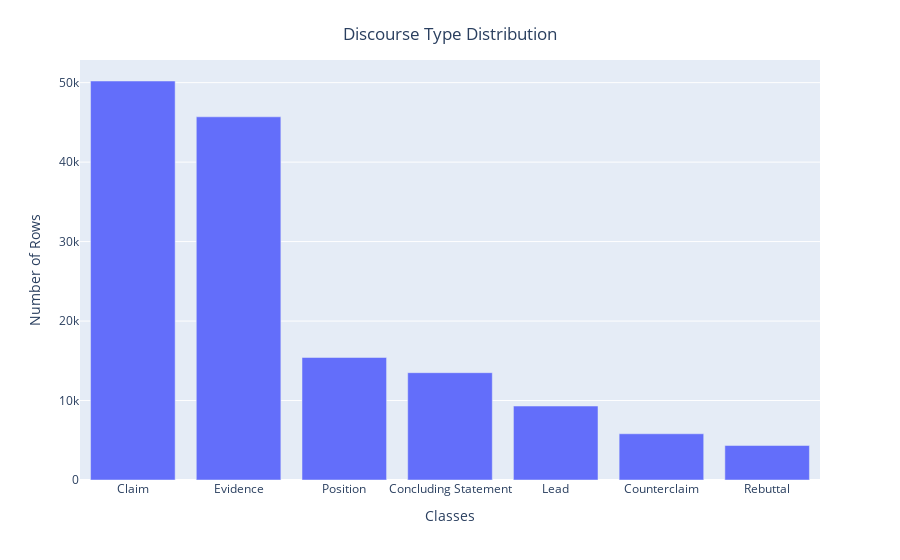

The code cell stored with this chart in its notebook:
### Code cell
values = data['discourse_type'].value_counts().to_dict()
plot_histograms(values, 'Discourse Type Distribution', 'Classes', 'Number of Rows')

### Figure 1 — Plotly figure (JSON) as saved in the notebook; plotly's stock layout.template omitted (floating-point values rounded to 4 significant figures)
{"data": [{"alignmentgroup": "True", "hovertemplate": "x=%{x}<br>y=%{y}<extra></extra>", "legendgroup": "", "marker": {"color": "#636efa", "pattern": {"shape": ""}}, "name": "", "offsetgroup": "", "orientation": "v", "showlegend": false, "textposition": "auto", "type": "bar", "x": ["Claim", "Evidence", "Position", "Concluding Statement", "Lead", "Counterclaim", "Rebuttal"], "xaxis": "x", "y": [50208, 45702, 15419, 13505, 9305, 5817, 4337], "yaxis": "y"}], "layout": {"barmode": "relative", "legend": {"tracegroupgap": 0}, "margin": {"t": 60}, "showlegend": true, "title": {"text": "Discourse Type Distribution", "x": 0.5, "xanchor": "center", "y": 0.95, "yanchor": "top"}, "xaxis": {"anchor": "y", "domain": [0, 1], "title": {"text": "Classes"}}, "yaxis": {"anchor": "x", "domain": [0, 1], "title": {"text": "Number of Rows"}}}}
